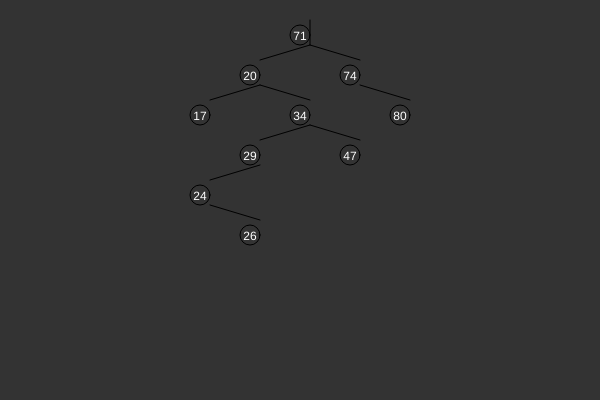
Frame 1 (no input)
Frame 60 (no input): identical to frame 1, image omitted
Frame 120 (the mouse pressed at the canvas centre since frame 60): identical to frame 1, image omitted

The p5.js sketch that drew this single still picture (run headless with seeded random() and noise() and a simulated clock; from frame 60 on, the mouse is pressed at the canvas centre):

// p5.js sketch
// ── sketch.js
var tree;

function setup() {
  createCanvas(600, 400);
  background(51);
  tree = new Tree();
  // tree.addValue(5);
  // tree.addValue(3);
  // tree.addValue(4);
  // tree.addValue(7);

  for(var i =0; i < 10; i++){
    tree.addValue(floor(random(0, 100)));
  }

  console.log(tree);
  tree.traves();
  console.log(tree.search(10));
}

function draw() {


}

// ── node.js


function Node(val, x, y){
  this.value = val;
  this.right = null;
  this.left = null;
  this.x = x;
  this.y = y;
}

Node.prototype.addNode = function(n){
  if(n.value < this.value){// left side
    if (this.left == null) {
      this.left = n;
      this.left.x = this.x - 50;
      this.left.y = this.y + 40;
    }else {
      this.left.addNode(n);
    }

  }else if(n.value > this.value) { // right side if they are equal dont do anything
    if(this.right == null){
      this.right = n;
      this.right.x = this.x + 50;
      this.right.y = this.y + 40;
    }else {
      this.right.addNode(n);
    }

  }
}

Node.prototype.visit = function(parent){
  if(this.left != null){
    this.left.visit(this);
  }
  console.log(this.value); //print after it went to the left and then it goes to the right
  this.showNode(this.x, this.y);

  line(parent.x+10, parent.y+5, this.x+10, this.y-20); //draw a line to connect them
  if(this.right != null){
    this.right.visit(this);
  }
}

Node.prototype.search = function(val){
  if(this.value == val){
    return this;
  }else if(this.value > val && this.left != null){
    return this.left.search(val);
  }else if(this.value < val && this.right != null){
    return this.right.search(val);
  }
  return null;
}

Node.prototype.showNode = function(x, y){
  fill(255);
  textAlign(CENTER);
  text(this.value, x, y);
  noFill();
  ellipse(x, y-5, 20, 20);

}

// ── tree.js


function Tree(){

  this.root = null;
}

Tree.prototype.addValue = function (val) {
    var n = new Node(val);
    if(this.root == null){
      this.root = n;
      this.root.x = width/2; // starting position
      this.root.y = 40;
    }else {
      this.root.addNode(n);
    }
}

Tree.prototype.traves = function(){
  this.root.visit(this.root);
}

Tree.prototype.search = function(val){
  var found = this.root.search(val);
  return found;
}
